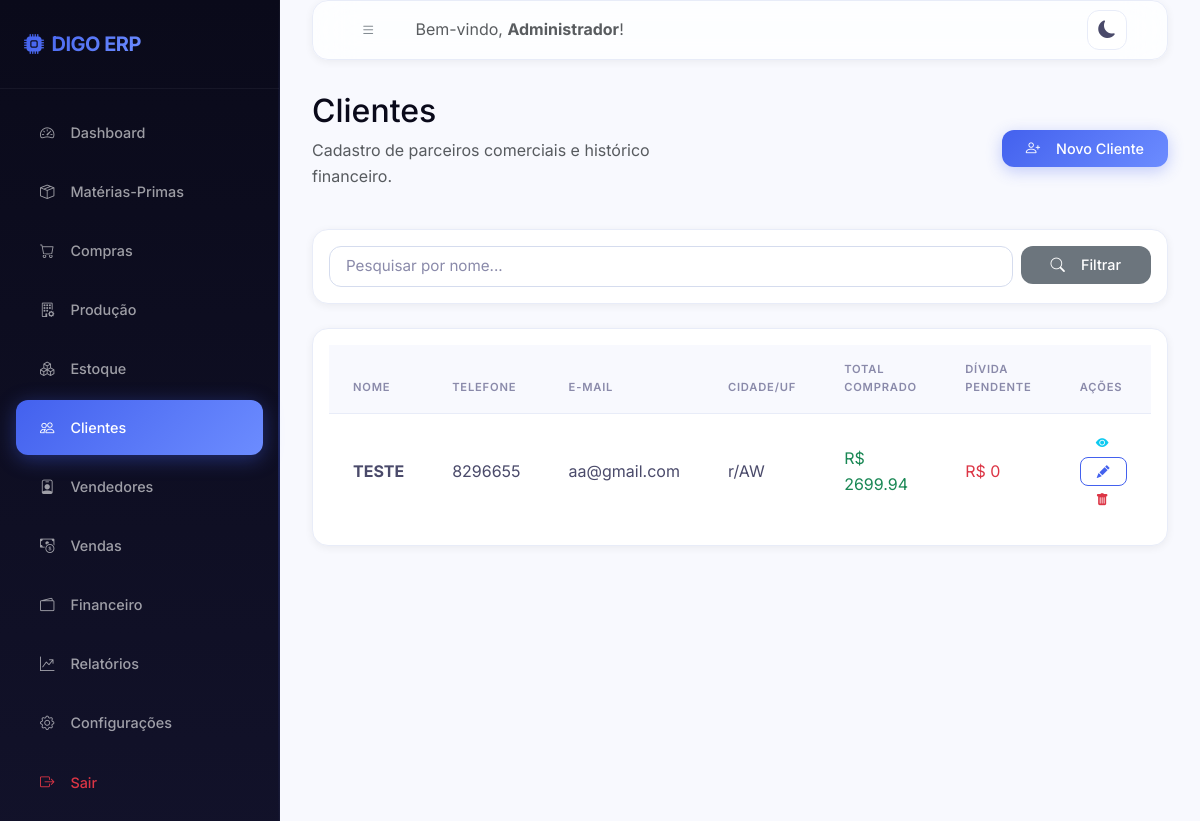
Page /clientes/ (signed in) on the earlier database version.
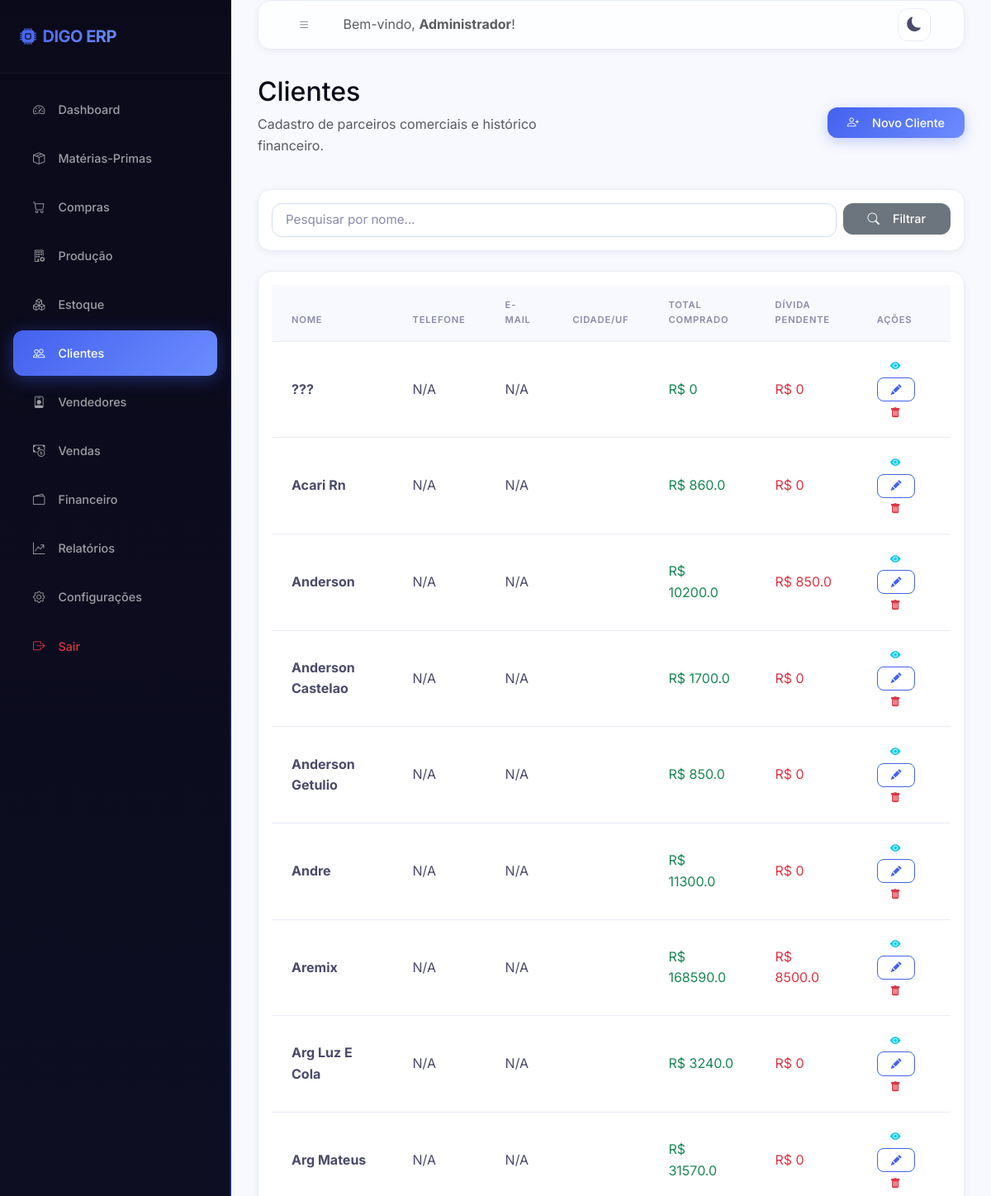
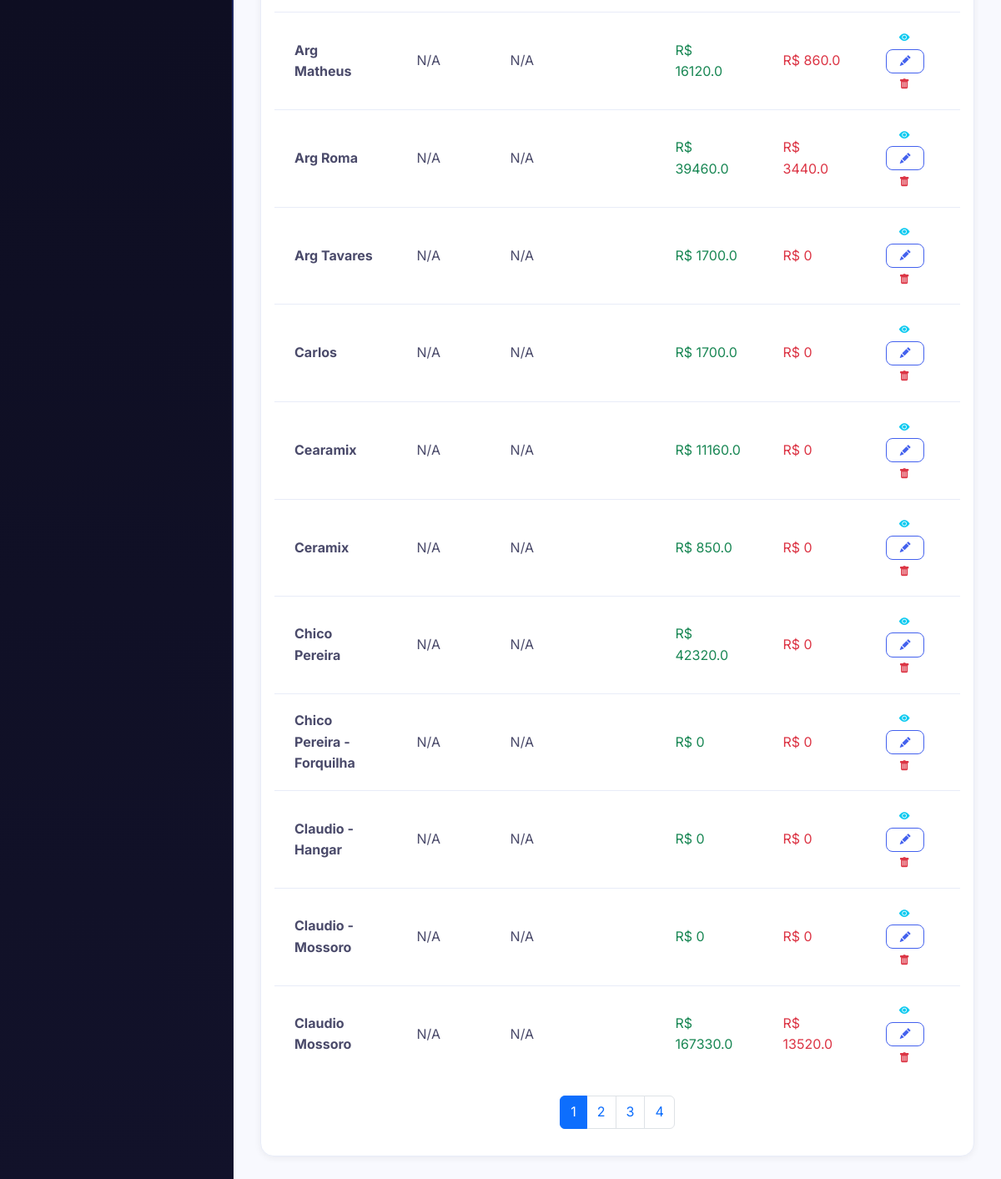
Same page on the later database version (2 pictures, top to bottom).
### models/cliente.py (models this page shows, shortened)
class Cliente(db.Model):
    __tablename__ = 'clientes'
    id = db.Column(db.Integer, primary_key=True)
    nome = db.Column(db.String(150), nullable=False)
    cpf_cnpj = db.Column(db.String(20))
    telefone = db.Column(db.String(20))
    email = db.Column(db.String(150))
    cidade = db.Column(db.String(100))
    estado = db.Column(db.String(2))
    endereco = db.Column(db.String(255))
    observacoes = db.Column(db.Text)
    ativo = db.Column(db.Boolean, default=True)
    criado_em = db.Column(db.DateTime, default=datetime.utcnow)
    vendas = db.relationship('Venda', backref='cliente', lazy='dynamic')
    contas_receber = db.relationship('ContaReceber', backref='cliente', lazy='dynamic')
    @property
    def total_comprado(self):
        return sum(v.valor_liquido for v in self.vendas if v.valor_liquido)
    @property
    def saldo_devendo(self):
        return sum(c.valor for c in self.contas_receber.filter_by(status='pendente'))

### models/venda.py (models this page shows, shortened)
class Venda(db.Model):
    __tablename__ = 'vendas'
    id = db.Column(db.Integer, primary_key=True)
    data = db.Column(db.Date, nullable=False)
    cliente_id = db.Column(db.Integer, db.ForeignKey('clientes.id'), nullable=False)
    vendedor_id = db.Column(db.Integer, db.ForeignKey('vendedores.id'), nullable=True)
    quantidade_sacos = db.Column(db.Integer, nullable=False)
    preco_unitario = db.Column(db.Float, nullable=False)
    desconto = db.Column(db.Float, default=0.0)       # valor do desconto
    frete = db.Column(db.Float, default=0.0)
    tipo_frete = db.Column(db.String(10), default='FOB')  # CIF | FOB
    forma_pagamento = db.Column(db.String(50))         # A VISTA | CHEQUE | PRAZO
    prazo_dias = db.Column(db.Integer, default=0)
    valor_bruto = db.Column(db.Float, default=0.0)    # qtd * preco_unitario
    valor_liquido = db.Column(db.Float, default=0.0)  # bruto - desconto + frete(CIF)
    custo_total = db.Column(db.Float, default=0.0)    # custo produto * qtd
    lucro = db.Column(db.Float, default=0.0)           # liquido - custo
    margem = db.Column(db.Float, default=0.0)          # lucro/liquido * 100
    comissao = db.Column(db.Float, default=0.0)        # % do vendedor sobre valor_liquido
    status_pagamento = db.Column(db.String(20), default='pendente')  # pendente|parcial|pago
    valor_pago = db.Column(db.Float, default=0.0)
    observacoes = db.Column(db.Text)
    criado_por = db.Column(db.Integer, db.ForeignKey('usuarios.id'))
    criado_em = db.Column(db.DateTime, default=datetime.utcnow)
    conta_receber = db.relationship('ContaReceber', backref='venda', uselist=False)

class ContaReceber(db.Model):
    __tablename__ = 'contas_receber'
    id = db.Column(db.Integer, primary_key=True)
    venda_id = db.Column(db.Integer, db.ForeignKey('vendas.id'), nullable=True)
    cliente_id = db.Column(db.Integer, db.ForeignKey('clientes.id'), nullable=False)
    descricao = db.Column(db.String(200))
    valor = db.Column(db.Float, nullable=False)
    vencimento = db.Column(db.Date)
    status = db.Column(db.String(20), default='pendente')  # pendente|pago|vencido
    data_pagamento = db.Column(db.Date)
    valor_pago = db.Column(db.Float, default=0.0)
    criado_em = db.Column(db.DateTime, default=datetime.utcnow)

### routes/clientes.py (the view)
@clientes_bp.route('/')
@login_required
def index():
    busca = request.args.get('q', '')
    page = request.args.get('page', 1, type=int)
    query = Cliente.query.filter_by(ativo=True)
    if busca:
        query = query.filter(Cliente.nome.ilike(f'%{busca}%'))
    clientes = query.order_by(Cliente.nome).paginate(page=page, per_page=20)
    return render_template('clientes/index.html', clientes=clientes, busca=busca)

### models/usuario.py (called while the page is built)
    @property
    def is_admin(self):
        return self.perfil == 'admin'

### templates/clientes/index.html (shortened to what this page needs)
{% extends 'base.html' %}
{% block content %}
<div class="row mb-4 align-items-center">
    <div class="col-sm-6">
        <h2 class="font-weight-bold">Clientes</h2>
        <p class="text-muted">Cadastro de parceiros comerciais e histórico financeiro.</p>
    </div>
    <div class="col-sm-6 text-sm-end">
        <a href="{{ url_for('clientes.novo') }}" class="btn btn-primary"><i class="bi bi-person-plus me-2"></i>Novo Cliente</a>
    </div>
</div>
<div class="card p-3 mb-4">
    <form method="GET" action="{{ url_for('clientes.index') }}" class="row g-2">
        <div class="col-md-10">
            <input type="text" class="form-control" name="q" placeholder="Pesquisar por nome..." value="{{ busca }}">
        </div>
        <div class="col-md-2">
            <button type="submit" class="btn btn-secondary w-100"><i class="bi bi-search me-2"></i>Filtrar</button>
        </div>
    </form>
</div>
<div class="card p-3">
    <div class="table-responsive">
        <table class="table table-hover">
            <thead>
                <tr>
                    <th>Nome</th>
                    <th>Telefone</th>
                    <th>E-mail</th>
                    <th>Cidade/UF</th>
                    <th>Total Comprado</th>
                    <th>Dívida Pendente</th>
                    <th>Ações</th>
                </tr>
            </thead>
            <tbody>
                {% for c in clientes.items %}
                <tr>
                    <td><strong>{{ c.nome }}</strong></td>
                    <td>{{ c.telefone or 'N/A' }}</td>
                    <td>{{ c.email or 'N/A' }}</td>
                    <td>{{ c.cidade or '' }}{% if c.estado %}/{{ c.estado }}{% endif %}</td>
                    <td class="text-success font-weight-bold">R$ {{ c.total_comprado|round(2) }}</td>
                    <td class="text-danger font-weight-bold">R$ {{ c.saldo_devendo|round(2) }}</td>
                    <td>
                        <a href="{{ url_for('clientes.detalhe', id=c.id) }}" class="btn btn-sm btn-outline-info" title="Detalhes"><i class="bi bi-eye-fill"></i></a>
                        <a href="{{ url_for('clientes.editar', id=c.id) }}" class="btn btn-sm btn-outline-primary" title="Editar"><i class="bi bi-pencil-fill"></i></a>
                        <form action="{{ url_for('clientes.excluir', id=c.id) }}" method="POST" class="d-inline" onsubmit="return confirm('Deseja realmente arquivar este cliente?')">
                            <button type="submit" class="btn btn-sm btn-outline-danger" title="Arquivar"><i class="bi bi-trash-fill"></i></button>
                        </form>
                    </td>
                </tr>
                {% else %}
                <tr>
                    <td colspan="7" class="text-center text-muted">Nenhum cliente cadastrado.</td>
                </tr>
                {% endfor %}
            </tbody>
        </table>
    </div>
    {% if clientes.pages > 1 %}
    <nav class="mt-3">
        <ul class="pagination justify-content-center">
            {% for page in clientes.iter_pages() %}
                {% if page %}
                    <li class="page-item {% if page == clientes.page %}active{% endif %}">
                        <a class="page-link" href="{{ url_for('clientes.index', page=page, q=busca) }}">{{ page }}</a>
                    </li>
                {% else %}
                    <li class="page-item disabled"><span class="page-link">...</span></li>
                {% endif %}
            {% endfor %}
        </ul>
    </nav>
    {% endif %}
</div>
{% endblock %}

Differences in the rows shown:
no longer on this page (row edited): Cliente: nome "TESTE", telefone "8296655", email "aa@gmail.com", cidade "r", estado "AW", total_comprado "2699.94", saldo_devendo "0"
added Cliente: nome "???", telefone "N/A", email "N/A", total_comprado "0", saldo_devendo "0"
added Cliente: nome "Acari Rn", telefone "N/A", email "N/A", total_comprado "860.0", saldo_devendo "0"
added Cliente: nome "Anderson", telefone "N/A", email "N/A", total_comprado "10200.0", saldo_devendo "850.0"
added Cliente: nome "Anderson Castelao", telefone "N/A", email "N/A", total_comprado "1700.0", saldo_devendo "0"
added Cliente: nome "Anderson Getulio", telefone "N/A", email "N/A", total_comprado "850.0", saldo_devendo "0"
added Cliente: nome "Andre", telefone "N/A", email "N/A", total_comprado "11300.0", saldo_devendo "0"
added Cliente: nome "Aremix", telefone "N/A", email "N/A", total_comprado "168590.0", saldo_devendo "8500.0"
added Cliente: nome "Arg Luz E Cola", telefone "N/A", email "N/A", total_comprado "3240.0", saldo_devendo "0"
added Cliente: nome "Arg Mateus", telefone "N/A", email "N/A", total_comprado "31570.0", saldo_devendo "0"
added Cliente: nome "Arg Matheus", telefone "N/A", email "N/A", total_comprado "16120.0", saldo_devendo "860.0"
added Cliente: nome "Arg Roma", telefone "N/A", email "N/A", total_comprado "39460.0", saldo_devendo "3440.0"
added Cliente: nome "Arg Tavares", telefone "N/A", email "N/A", total_comprado "1700.0", saldo_devendo "0"
added Cliente: nome "Carlos", telefone "N/A", email "N/A", total_comprado "1700.0", saldo_devendo "0"
added Cliente: nome "Cearamix", telefone "N/A", email "N/A", total_comprado "11160.0", saldo_devendo "0"
added Cliente: nome "Ceramix", telefone "N/A", email "N/A", total_comprado "850.0", saldo_devendo "0"
added Cliente: nome "Chico Pereira", telefone "N/A", email "N/A", total_comprado "42320.0", saldo_devendo "0"
added Cliente: nome "Chico Pereira - Forquilha", telefone "N/A", email "N/A", total_comprado "0", saldo_devendo "0"
added Cliente: nome "Claudio - Hangar", telefone "N/A", email "N/A", total_comprado "0", saldo_devendo "0"
added Cliente: nome "Claudio - Mossoro", telefone "N/A", email "N/A", total_comprado "0", saldo_devendo "0"
added Cliente: nome "Claudio Mossoro", telefone "N/A", email "N/A", total_comprado "167330.0", saldo_devendo "13520.0"
Other differences:
new list line: "1"
new list line: "2"
new list line: "3"
new list line: "4"
